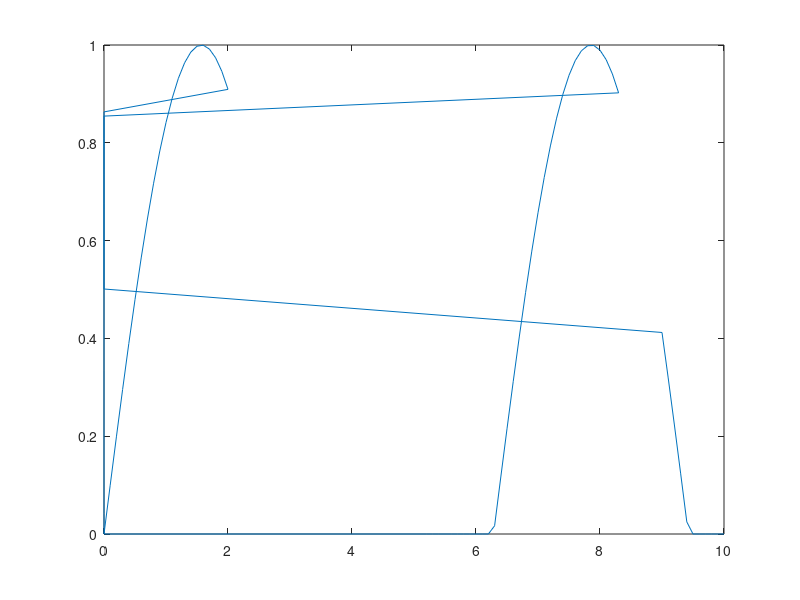

Reproduce this figure in MATLAB.
a= randn;
b= randn;

if  a>b
    
disp("a is greater than b");
else
    
        disp("b is greater than a");
end

x=[0:0.1:10];
sine=sin(x);
b=0;
for a=1:0.1:10

    if sin(a)<0
        
        x(b)=0;

    end
 b=b+1;
end
x
length(sine)

for i=1:length(sine)

    if (sine(i)<0)
        sine(i)=0;
    end
end
plot(x,sine);

a=[0:99];
i=1;
length(a);
length(a);

while i<=100
    disp(a(i));
    i=i+1;
end
%function caling%

   

